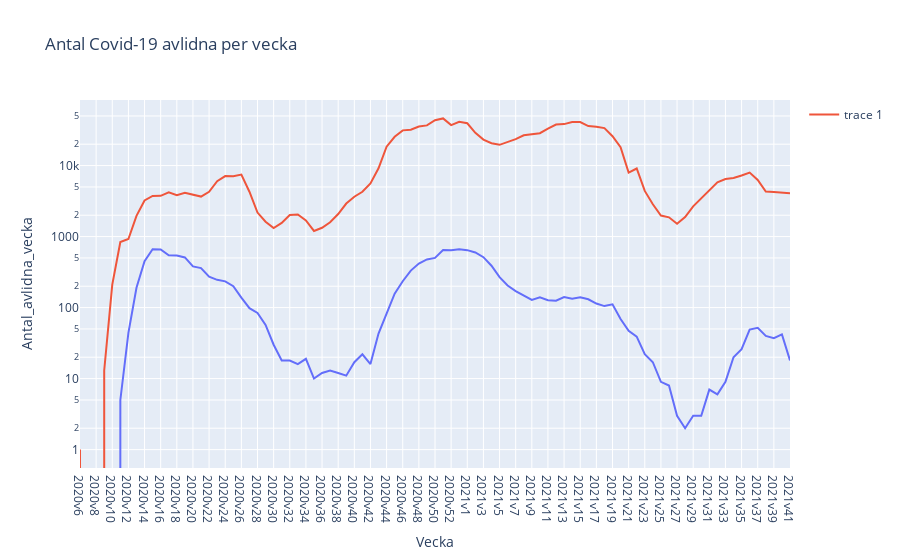

The code cell stored with this chart in its notebook:
### Code cell
fig1 = px.line(clean_s_d_v_r, x= "Vecka", y = "Antal_avlidna_vecka", title= "Antal Covid-19 avlidna per vecka", log_y=True)
fig1.add_scatter(x=clean_s_d_v_r["Vecka"],y=clean_s_d_v_r["Antal_fall_vecka"])
fig1.show()

fig1.write_html("Visualiseringar/Avlidna_antal_fall_per_vecka.html")
